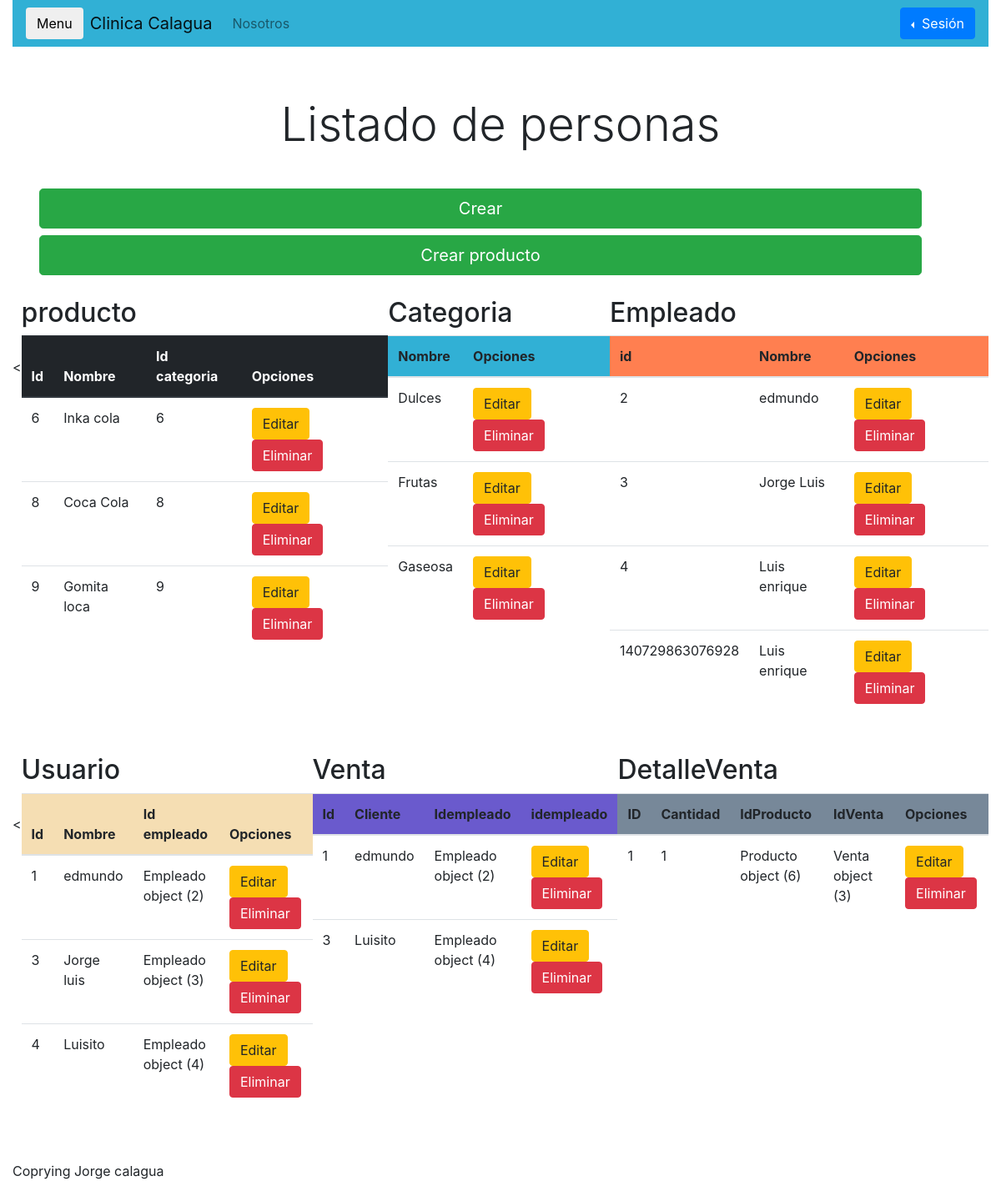
The page / on the database its author committed.
### creacion/models.py (models this page shows)
class Producto (models.Model):
    idcat = models.ForeignKey(Categoria, null=True, on_delete=models.CASCADE)
    nombre = models.CharField(max_length=100, blank=False)
    precio = models.DecimalField(max_digits=10, decimal_places=2, blank=False)
    stock =  models.IntegerField(blank=False)

class Categoria (models.Model):
    nombre = models.CharField(max_length=50,  blank=False)

class Empleado (models.Model):
    nombre=models.CharField(max_length=50, blank=False)
    apellido=models.CharField(max_length=50, blank=False)
    email = models.CharField(max_length=50, blank=False)
    telefono=models.CharField(max_length=12, blank=True)

class Usuario (models.Model):
    idempleado = models.ForeignKey(Empleado, null=True, on_delete=models.CASCADE)
    usuario=models.CharField(max_length=20, blank=False)
    clave=models.CharField(max_length=40, blank=False)
    estado = models.DecimalField(max_digits=2, decimal_places=0)

class Venta (models.Model):
    idemp = models.ForeignKey(Empleado, null=True, on_delete=models.CASCADE)
    cliente = models.CharField(max_length=50)
    fecha =  models.DateTimeField(auto_now=True)
    importe = models.DecimalField(max_digits=10, decimal_places=2, blank=False)

class Detalle (models.Model):
    idventa = models.ForeignKey(Venta, null=True, on_delete=models.CASCADE)
    idprod = models.ForeignKey(Producto, null=True, on_delete=models.CASCADE)
    cant = models.DecimalField(max_digits=2, decimal_places=0, blank=False)
    precio = models.DecimalField(max_digits=10, decimal_places=2, blank=False)
    subtotal = models.DecimalField(max_digits=2, decimal_places=0, blank=True)

### creacion/views.py (the view)
# urls.py: path('', inicio, name='index'),
def inicio(request):
    producto = Producto.objects.all()
    categoria = Categoria.objects.all()
    empleado = Empleado.objects.all()
    usuario = Usuario.objects.all()
    venta = Venta.objects.all()
    detalle = Detalle.objects.all()
    contexto = {
        'productos':  producto,
        'categorias': categoria,
        'empleados': empleado,
        'usuarios': usuario,
        'ventas': venta,
        'detalles': detalle
    }
    return render(request, 'index.html',contexto)

### templates/index.html (shortened to what this page needs)
<!DOCTYPE html>
<html lang="en">
<head>
    <link rel="stylesheet" href="https://stackpath.bootstrapcdn.com/bootstrap/4.1.3/css/bootstrap.min.css"
>
</head>
<body>
{% block cuerpo %}
    <div class="container-fluid h-100">
        <div class="row h-150">
            <div class="col">
                <div class="row">
                    <div class="col-12">
                        <nav class="navbar navbar-expand-lg navbar-light" style="background-color: #31b0d5;">
                            <button class="btn sticky-top" data-toggle="collapse" href="#collapseExample" role="button">
                                Menu
                            </button>
                            <a class="navbar-brand" style="margin-left: 8px;" href="#">Clinica Calagua</a>
                            <div class="collapse navbar-collapse" id="navbarSupportedContent">
                                <ul class="navbar-nav mr-auto">
                                    <li class="nav-item">
                                        <a class="nav-link" href="">Nosotros</a>
                                    </li>
                                </ul>
                                <div class="dropdown dropleft float-right">
                                    <button type="button" class="btn btn-primary dropdown-toggle"
                                            data-toggle="dropdown">
                                        Sesión
                                    </button>
                                </div>
                            </div>
                        </nav>
                        <div style="height: 60px;"></div>
                        <div style="height: 60px;">
                            <div class="text-center display-4">Listado de personas
                            </div>
                        </div>
                        <div style="height: 50px;"></div>
                        <div style="margin-left: 2em; margin-right: 5em; height: 50px;">
                            <a href="{% url 'crear_categoria' %}" class="btn btn-success btn-lg btn-block">Crear</a>
                            <a href="{% url 'crear_producto' %}" class="btn btn-success btn-lg btn-block">Crear
                                producto</a>
                        </div>
                        <div class="d-flex justify-content-between" style="margin-top: 2em;">
                            <br><br><br><<br>
                            <div style="">
                                <h2>producto</h2>
                                <table class="table table-responsive table-hover">
                                    <thead class="thead-dark">
                                    <tr>
                                        <th>Id</th>
                                        <th>Nombre</th>
                                        <th>Id categoria</th>
                                        <th>Opciones</th>
                                    </tr>
                                    </thead>
                                    <tbody>
                                    {% for producto in productos %}
                                        <tr>
                                            <td>{{ producto.id }}</td>
                                            <td>{{ producto.nombre }}</td>
                                            <td>{{ producto.id }}</td>
                                            <td><a href="{% url 'editar_producto' producto.id %}"
                                                   class="btn btn-warning">Editar</a>
                                                <a href="{% url 'eliminar_producto' producto.id %}"
                                                   class="btn btn-danger">Eliminar</a></td>
                                        </tr>
                                    {% endfor %}
                                    </tbody>
                                </table>
                            </div>
                            <br><br>
                            <div>
                                <h2>Categoria</h2>
                                <table class="table table-responsive table-hover">
                                    <thead style="background-color: #31b0d5; ">
                                    <tr>
                                        <th>Nombre</th>
                                        <th>Opciones</th>
                                    </tr>
                                    </thead>
                                    <tbody>
                                    {% for categoria in categorias %}
                                        <tr>
                                            <td>{{ categoria.nombre }}</td>
                                            <td><a href="{% url 'editar_categoria' categoria.id %}"
                                                   class="btn btn-warning">Editar</a>
                                                <a href="{% url 'eliminar_categoria' categoria.id %}"
                                                   class="btn btn-danger">Eliminar</a></td>
                                        </tr>
                                    {% endfor %}
                                    </tbody>
                                </table>
                            </div>
                            <br><br>
                            <div>
                                <h2>Empleado</h2>
                                <table class="table table-responsive table-hover">
                                    <thead style="background-color: coral" >
                                    <tr>
                                        <th>id</th>
                                        <th>Nombre</th>
                                        <th>Opciones</th>
                                    </tr>
                                    </thead>
                                    <tbody>
                                    {% for empleado in empleados %}
                                        <tr>
                                            <td>{{ empleado.id }}</td>
                                            <td>{{ empleado.nombre }}</td>
                                            <td><a href="{% url 'editar_categoria' empleado.id %}"
                                                   class="btn btn-warning">Editar</a>
                                                <a href="{% url 'eliminar_categoria' empleado.id %}"
                                                   class="btn btn-danger">Eliminar</a></td>
                                        </tr>
                                    {% endfor %}
                                    </tbody>
                                </table>
                            </div>
                        </div>
                        <div class="d-flex justify-content-between" style="margin-top: 2em;">
                            <br><br><br><<br>
                            <div style="">
                                <h2>Usuario</h2>
                                <table class="table table-responsive table-hover">
                                    <thead style="background-color: wheat" ;>
                                    <tr>
                                        <th>Id</th>
                                        <th>Nombre</th>
                                        <th>Id empleado</th>
                                        <th>Opciones</th>
                                    </tr>
                                    </thead>
                                    <tbody>
                                    {% for usuario in usuarios %}
                                        <tr>
                                            <td>{{ usuario.id }}</td>
                                            <td>{{ usuario.usuario }}</td>
                                            <td>{{ usuario.idempleado }}</td>
                                            <td><a href="{% url 'editar_producto' usuario.id %}"
                                                   class="btn btn-warning">Editar</a>
                                                <a href="{% url 'eliminar_producto' usuario.id %}"
                                                   class="btn btn-danger">Eliminar</a></td>
                                        </tr>
                                    {% endfor %}
                                    </tbody>
                                </table>
                            </div>
                            <br><br>
                            <div>
                                <h2>Venta</h2>
                                <table class="table table-responsive table-hover">
                                    <thead style="background-color: slateblue" ;>
                                    <tr>
                                        <th>Id</th>
                                        <th>Cliente</th>
                                        <th>Idempleado</th>
                                        <th>idempleado</th>
                                    </tr>
                                    </thead>
                                    <tbody>
                                    {% for venta in ventas %}
                                        <tr>
                                            <td>{{ venta.id }}</td>
                                            <td>{{ venta.cliente }}</td>
                                            <td>{{ venta.idemp }}</td>
                                            <td><a href="{% url 'editar_categoria' venta.id %}" class="btn btn-warning">Editar</a>
                                                <a href="{% url 'eliminar_categoria' venta.id %}"
                                                   class="btn btn-danger">Eliminar</a></td>
                                        </tr>
                                    {% endfor %}
                                    </tbody>
                                </table>
                            </div>
                            <br><br>
                            <div>
                                <h2>DetalleVenta</h2>
                                <table class="table table-responsive table-hover">
                                    <thead style="background-color: lightslategray">
                                    <tr>
                                        <th>ID</th>
                                        <th>Cantidad</th>
                                        <th>IdProducto</th>
                                        <th>IdVenta</th>
                                        <th>Opciones</th>
                                    </tr>
                                    </thead>
                                    <tbody>
                                    {% for detalle in detalles %}
                                        <tr>
                                            <td>{{ detalle.id }}</td>
                                            <td>{{ detalle.cant }}</td>
                                            <td>{{ detalle.idprod }}</td>
                                            <td>{{ detalle.idventa }}</td>
                                            <td><a href="{% url 'editar_categoria' detalle.id %}"
                                                   class="btn btn-warning">Editar</a>
                                                <a href="{% url 'eliminar_categoria' detalle.id %}"
                                                   class="btn btn-danger">Eliminar</a></td>
                                        </tr>
                                    {% endfor %}
                                    </tbody>
                                </table>
                            </div>
                        </div>
                        <br><br>
                    </div>
                    <div class="col-12">
                        Coprying Jorge calagua
                    </div>
                </div>
            </div>
        </div>
    </div>
{% endblock cuerpo %}
</body>
</html>

### rows shown on the page
Producto: id "6", nombre "Inka cola"
Producto: id "8", nombre "Coca Cola"
Producto: id "9", nombre "Gomita loca"
Categoria: nombre "Dulces"
Categoria: nombre "Frutas"
Categoria: nombre "Gaseosa"
Empleado: id "2", nombre "edmundo"
Empleado: id "3", nombre "Jorge Luis"
Empleado: id "4", nombre "Luis enrique"
Empleado: id "140729863076928", nombre "Luis enrique"
Usuario: id "1", usuario "edmundo", idempleado "Empleado object (2)"
Usuario: id "3", usuario "Jorge luis", idempleado "Empleado object (3)"
Usuario: id "4", usuario "Luisito", idempleado "Empleado object (4)"
Venta: id "1", cliente "edmundo", idemp "Empleado object (2)"
Venta: id "3", cliente "Luisito", idemp "Empleado object (4)"
Detalle: id "1", cant "1", idprod "Producto object (6)", idventa "Venta object (3)"
